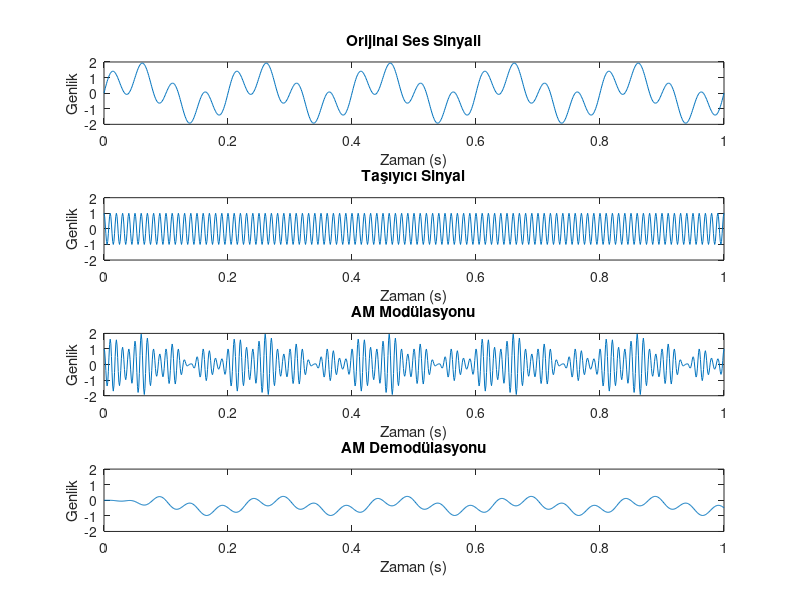

This chart was generated by the following MATLAB code:
% Ses sinyali oluşturma
Fs = 1000; % Örnekleme frekansı (Hz)
t = 0:1/Fs:1; % 1 saniye boyunca örnekleme
f1 = 5; % Temel frekans (Hz)
f2 = 20; % İkinci harmonik frekans (Hz)
message_signal = sin(2*pi*f1*t) + sin(2*pi*f2*t); % Sinüzoidal ses sinyali

% Taşıyıcı sinyal oluşturma
carrier_freq = 100; % Taşıyıcı frekansı (Hz)
carrier_amplitude = 1; % Taşıyıcı genliği
carrier_signal = carrier_amplitude * cos(2*pi*carrier_freq*t); % Sinüzoidal taşıyıcı sinyal

% AM modülasyonu
modulated_signal = (1 + 0.5*message_signal) .* carrier_signal; % AM modülasyonu

% AM demodülasyonu
demodulated_signal = abs(modulated_signal) - 1; % Doğrultma işlemi
[b, a] = butter(6, 0.05); % Düşükgeçiren filtre
filtered_signal = filter(b, a, demodulated_signal); % Filtreleme

% Sinyalleri görselleştirme
figure;
subplot(4,1,1);
plot(t, message_signal);
title('Orijinal Ses Sinyali');
xlabel('Zaman (s)');
ylabel('Genlik');
ylim([-2 2]);

subplot(4,1,2);
plot(t, carrier_signal);
title('Taşıyıcı Sinyal');
xlabel('Zaman (s)');
ylabel('Genlik');
ylim([-2 2]);

subplot(4,1,3);
plot(t, modulated_signal);
title('AM Modülasyonu');
xlabel('Zaman (s)');
ylabel('Genlik');
ylim([-2 2]);

subplot(4,1,4);
plot(t, filtered_signal);
title('AM Demodülasyonu');
xlabel('Zaman (s)');
ylabel('Genlik');
ylim([-2 2]);
